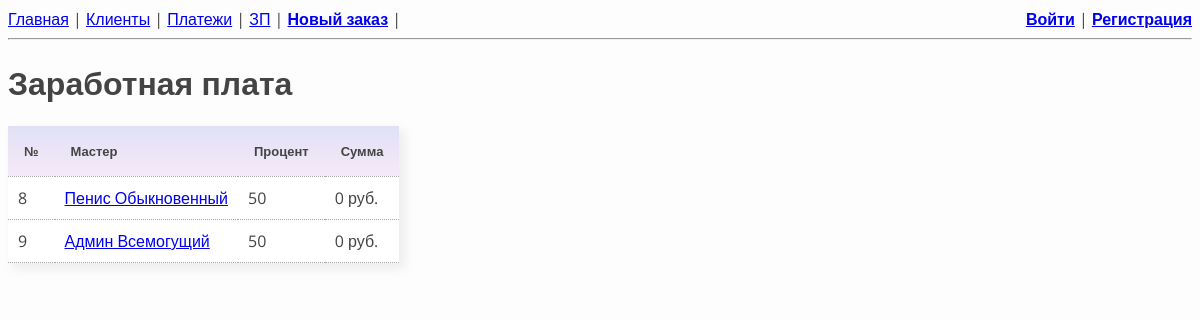
The page /salary/ on the database its author committed.
### users/models.py (models this page shows, shortened)
class Employees(AbstractUser):
    percent = models.IntegerField(verbose_name='Процент от заказа', default=50)
    earnings = models.IntegerField(default=0, verbose_name='Заработок с последней выплаты')

### salary/views.py (the view)
# urls.py: path('', MainSalary.as_view(), name='main_salary'),
class MainSalary(ListView):
    model = Employees
    template_name = 'main_salary.html'
    def get_context_data(self, **kwargs: Any) -> dict[str, Any]:
        context = {}
        context['employees'] = {}
        employees = Employees.objects.all()
        if employees:
            for employee in employees:
                context['employees'][employee] = get_salary_data(employee)['salary']
        return context

### salary/views.py (called while the page is built)
def get_salary_data(employee_id):
    unpaid_services = Salary.objects.filter(Q(employee_id=employee_id) & \
                                            Q(paid_for_employee=0))
    salary = unpaid_services.aggregate(Sum('amount'))['amount__sum']
    if not salary:
        salary = 0
    salary_data = {
        'unpaid_services': unpaid_services,
        'salary': salary
    }
    return salary_data

### salary/templates/main_salary.html (shortened to what this page needs)
{% extends "base.html" %}
{% load static %}
{% block header %}Заработная плата{% endblock header %}
{% block content%}
<table>
    <thead>
        <th>№</th>
        <th>Мастер</th>
        <th>Процент</th>
        <th>Сумма</th>
    </thead>
    {% for employee, salary in employees.items %}
        <tbody>
            <tr>
                <td>{{ employee.pk }}</td>
                <td><a href="{% url 'employee_salary' employee.pk %}">
                    {% if employee.get_full_name %}
                            {{ employee.get_full_name }}
                        {% else %}
                            {{ employee.username }}
                    {% endif %}</a></td>
                <td>{{ employee.percent }}</td>
                <td>{{ salary }} руб.</td>
            </tr>
        </tbody>
    {% endfor %}
</table>
{% endblock content %}

### my_service/static/css/style.css (style rules this page uses)
*, *::before, *::after { box-sizing: border-box; }
body { font-family: 'Open Sans', sans-serif; font-weight: 400; font-size: 16px; color: #444444; background-color: rgb(253, 253, 253); }

### my_service/static/css/table.css (style rules this page uses)
table { border-collapse: collapse; box-shadow: 5px 5px 10px 1px rgba(0, 0, 0, 0.068); }
th { background: linear-gradient(rgba(61, 61, 190, 0.158), rgba(142, 15, 180, 0.089)); padding: 16px; font-size: 13px; font-weight: 700; text-align: left; }
tr { padding: 5px; background-color: #ffffff; border-bottom: dotted; border-color: #a7a7a7; border-width: 1px; }
td { padding: 10px; }

### rows shown on the page
Employees: pk "8", get_full_name "Пенис Обыкновенный", percent "50", salary "0"
Employees: pk "9", get_full_name "Админ Всемогущий", percent "50", earnings "0"
